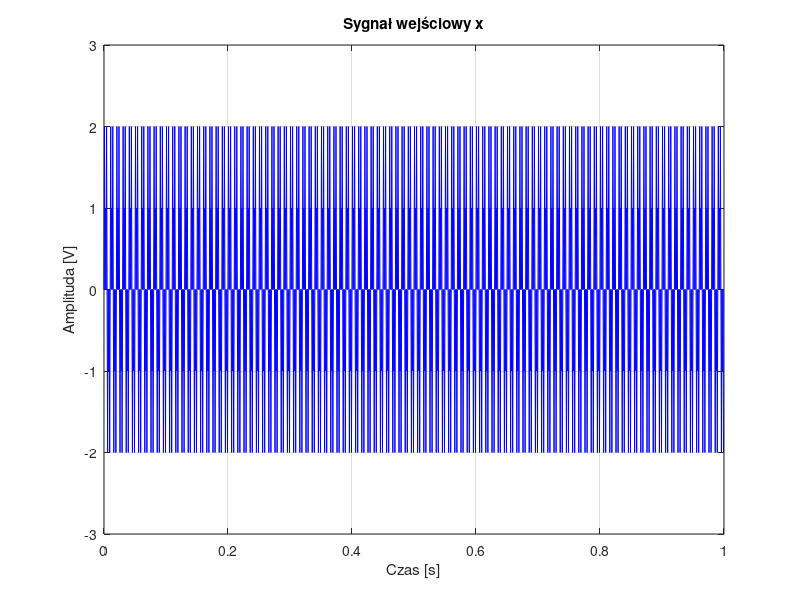
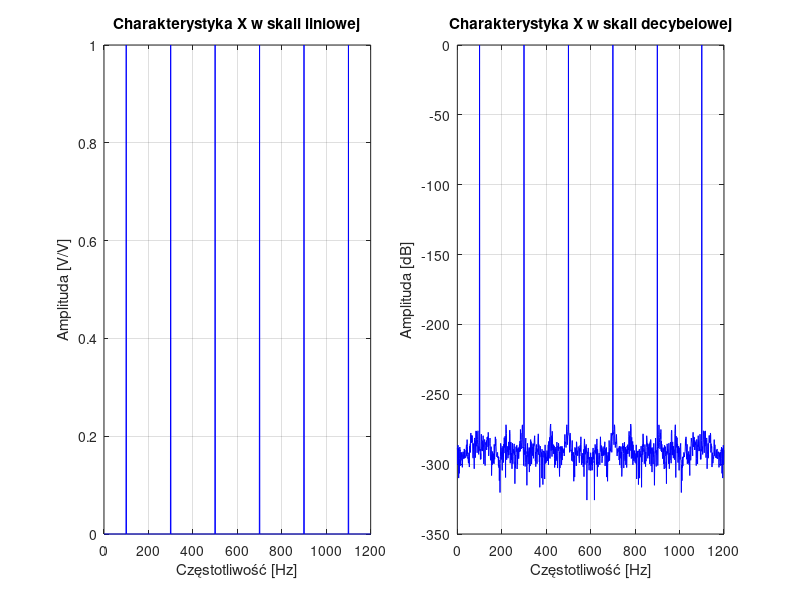
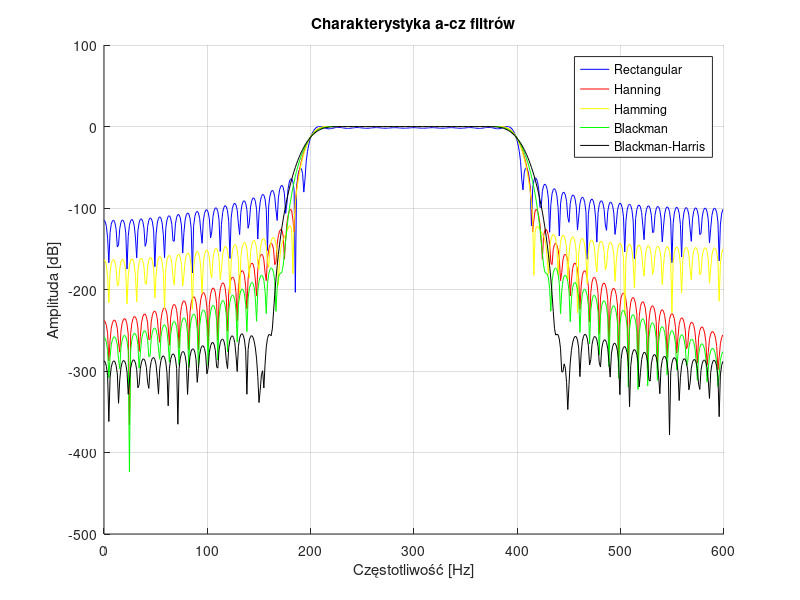
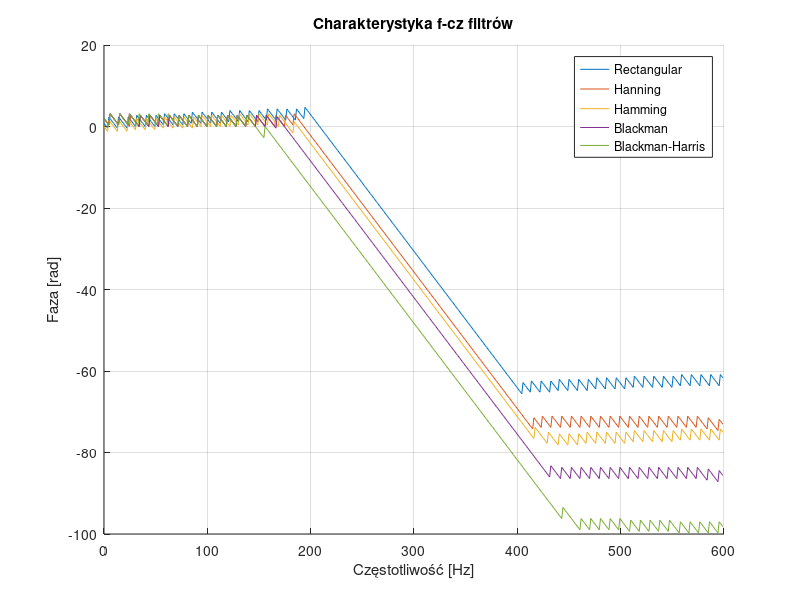

Source code (MATLAB) for these figures, in order:
clc;
% Zadanie 1 - Projektowanie filtrów FIR metodą okien
clear all; close all;

%% Dane
% Częstotliwość próbkowania (f_p) - to liczba próbek sygnału pobieranych w ciągu sekundy. W zadaniu jest to 1200 Hz.
% Szerokość pasma przejściowego (d_f) - to zakres częstotliwości między pasmem przepustowym a zaporowym, tutaj 200 Hz.
% Częstotliwość środkowa pasma przepustowego (f_c) - częstotliwość w centrum pasma, które filtr ma przepuszczać,
% tutaj 300 Hz.

N = 129;        % liczba próbek
fs = 1200;      % czżęstotliwość próbkowania

fp = 200;       % pasmo o szerokości 200Hz
fk = 400;       % częstotliwość środkowa 300Hz

band = [fp fk]/(fs/2);  % pasmo

%% Dane sygnał
L = 1200;
f1 = 100;
f2 = 300;
f3 = 500;

dt = 1/fs;                  % krok próbkowania
T  = L/fs;                  % czas trwania probkowania (1s)

sample = 0:dt:T-dt;         % przedział czasowy próbkowania

df = fs/L;
f  = 0:df:fs-df;

%% Tworzenie sygnału z sumy sinusów

s1 = @(t) sin(2*pi*f1*t);   
s2 = @(t) sin(2*pi*f2*t);
s3 = @(t) sin(2*pi*f3*t);

x = s1(sample) + s2(sample) + s3(sample);

X    = abs(fft(x)/(L/2));
X    = X/max(X);
Xlog = 20*log10(X);

%% Plotowanie sygnału wejściowego

t = dt*(0:L-1);
figure('Name', 'Sygnał wejściowy - suma 3 sygnałów (100Hz, 300Hz, 500Hz)');
set(figure(1),'units','points','position',[0,0,1440,750]);
plot(t, x,'b');
title('Sygnał wejściowy x');
xlabel('Czas [s]');
ylabel('Amplituda [V]');
grid;

figure('Name', 'Charakterystyka a-cz sygnału wejściowego');
set(figure(2),'units','points','position',[0,0,1440,750]);

subplot(1,2,1);
plot(f, abs(X),'b');
title('Charakterystyka X w skali liniowej');
xlabel('Częstotliwość [Hz]');
ylabel('Amplituda [V/V]');
grid;

subplot(1,2,2);
plot(f, Xlog,'b');
title('Charakterystyka X w skali decybelowej');
xlabel('Częstotliwość [Hz]');
ylabel('Amplituda [dB]');
grid;

%% Okna
wRct = rectwin(N);          % Prostokątne
wHan = hann(N);             % Hanning
wHam = hamming(N);          % Hamming
wBlk = blackman(N);         % Blackman
wBlH = blackmanharris(N);   % Blackman-Harris

%% Filtry
bRct = fir1(N-1, band, wRct);
bHan = fir1(N-1, band, wHan);
bHam = fir1(N-1, band, wHam);
bBlk = fir1(N-1, band, wBlk);
bBlH = fir1(N-1, band, wBlH);

% b = fir1(n,Wn,ftype) 
% designs a lowpass, highpass, bandpass, bandstop, or multiband filter,
% depending on the value of ftype and the number of elements of band.

% Odpowiedzi częstotliwościowe
[hRct, wRct] = freqz(bRct, 1, 512, fs);
[hHan, wHan] = freqz(bHan, 1, 512, fs);
[hHam, wHam] = freqz(bHam, 1, 512, fs);
[hBlk, wBlk] = freqz(bBlk, 1, 512, fs);
[hBlH, wBlH] = freqz(bBlH, 1, 512, fs);

% [h,w] = freqz(b,a,n) returns the n-point frequency response vector h 
% and the corresponding angular frequency vector w for the digital filter 
% with transfer function coefficients stored in b and a.

hRct    = hRct/max(hRct);
hlogRct = 20*log(abs(hRct));
hHan    = hHan/max(hHan);
hlogHam = 20*log(abs(hHam));
hHan    = hHan/max(hHan);
hlogHan = 20*log(abs(hHan));
hBlk    = hBlk/max(hBlk);
hlogBlk = 20*log(abs(hBlk));
hBlH    = hBlH/max(hBlH);
hlogBlH = 20*log(abs(hBlH));

%% Charakterystyka a-cz filtrów

figure('Name','Charakterystyka a-cz filtrów');
set(figure(3),'units','points','position',[0,0,1440,750]);
hold on;
plot(wRct, hlogRct,'b');
plot(wHan, hlogHan,'r');
plot(wHam, hlogHam,'y');
plot(wBlk, hlogBlk,'g');
plot(wBlH, hlogBlH,'k');
title('Charakterystyka a-cz filtrów');
legend('Rectangular','Hanning', 'Hamming', 'Blackman', 'Blackman-Harris');
xlabel('Częstotliwość [Hz]');
ylabel('Amplituda [dB]');
grid;
hold off;

%% Charakterystyka f-cz filtrów

pRct = unwrap(angle(hRct));
pHan = unwrap(angle(hHan));
pHam = unwrap(angle(hHam));
pBlk = unwrap(angle(hBlk));
pBlH = unwrap(angle(hBlH));

figure('Name','Charakterystyka f-cz filtrów');
set(figure(4),'units','points','position',[0,0,1440,750]);
hold on;
plot(wRct,pRct);
plot(wHan,pHan);
plot(wHam,pHam);
plot(wBlk,pBlk);
plot(wBlH,pBlH);
title('Charakterystyka f-cz filtrów');
legend('Rectangular','Hanning', 'Hamming', 'Blackman', 'Blackman-Harris');
xlabel('Częstotliwość [Hz]');
ylabel('Faza [rad]');
grid;
hold off;

%% Sygnał wyjściowy
yRct    = filter(bRct, 1, X);
YRct    = abs(fft(yRct)/(L/2));
YRct    = YRct/max(YRct);
YlogRct = 20*log10(YRct);

yHan    = filter(bHan, 1, x);
YHan    = abs(fft(yHan)/(L/2));
Yhan    = YHan/max(YHan);
YlogHan = 20*log10(YHan);

yHam    = filter(bHam, 1, x);
YHam    = abs(fft(yHam)/(L/2));
Yham    = YHam/max(YHam);
YlogHam = 20*log10(YHam);

yBlk    = filter(bBlk, 1, x);
YBlk    = abs(fft(yBlk)/(L/2));
YBlk    = YBlk/max(YBlk);
YlogBlk = 20*log10(YBlk);

yBlH    = filter(bBlH, 1, x);
YBlH    = abs(fft(yBlH)/(L/2));
YBlH    = YBlH/max(YBlH);
YlogBlH = 20*log10(YBlH);

%% Plotowanie sygnału wyjściowego

t = dt*(0:L-1)
figure('Name', 'Sygnał wyjściowy - różne okna');
set(figure(5),'units','points','position',[0,0,1440,750]);
subplot(3,2,1);
hold on;
plot(t, yRct,'b');
title('Sygnał wyjściowy y - Filtr Rectangular');
xlabel('Czas [s]');
ylabel('Amplituda [V]');
subplot(3,2,2);
plot(t, yHan,'r');
title('Sygnał wyjściowy y - Filtr Hanning');
xlabel('Czas [s]');
ylabel('Amplituda [V]');
subplot(3,2,3);
plot(t, yHam,'y');
title('Sygnał wyjściowy y - Filtr Haming');
xlabel('Czas [s]');
ylabel('Amplituda [V]');
subplot(3,2,4);
plot(t, yBlk,'r');
title('Sygnał wyjściowy y - Filtr Blackman');
xlabel('Czas [s]');
ylabel('Amplituda [V]');
subplot(3,2,5);
plot(t, yBlH,'k');
title('Sygnał wyjściowy y - Filtr Blackman-Harris');
xlabel('Czas [s]');
ylabel('Amplituda [V]');
grid;
hold off;

figure('Name', 'Charakterystyka a-cz sygnału wyjściowego');
set(figure(6),'units','points','position',[0,0,1440,750]);

subplot(1,2,1);
hold on;
plot(f, abs(YRct),'b');
plot(f, abs(YHan),'r');
plot(f, abs(YHam),'y');
plot(f, abs(YBlk),'p');
plot(f, abs(YBlH),'k');
title('Charakterystyka Y w skali liniowej');
legend('Rectangular','Hanning', 'Hamming', 'Blackman', 'Blackman-Harris');
xlabel('Częstotliwość [Hz]');
ylabel('Amplituda [V/V]');
grid;
hold off;

subplot(1,2,2);
hold on;
plot(f, YlogRct,'b');
plot(f, YlogHan,'r');
plot(f, YlogHam,'y');
plot(f, YlogBlk,'p');
plot(f, YlogBlH,'k');
title('Charakterystyka Y w skali decybelowej');
legend('Rectangular','Hanning', 'Hamming', 'Blackman', 'Blackman-Harris');
xlabel('Częstotliwość [Hz]');
ylabel('Amplituda [dB]');
grid;
hold off;

% Obliczanie poziomu tłumienia w paśmie zaporowym

% Pasmo zaporowe (stopband) - częstotliwości od fk do fs/2 (znormalizowane)
stopband = [fk fs]/(fs/2);

% Wartości tłumienia w paśmie zaporowym
tulRct = max(hlogRct(wRct >= stopband(1) & wRct <= stopband(2)));
tulHam = max(hlogHam(wHam >= stopband(1) & wHam <= stopband(2)));
tulHan = max(hlogHan(wHan >= stopband(1) & wHan <= stopband(2)));
tulBlk = max(hlogBlk(wBlk >= stopband(1) & wBlk <= stopband(2)));
tulBlH = max(hlogBlH(wBlH >= stopband(1) & wBlH <= stopband(2)));

fprintf('Poziom tłumienia w paśmie zaporowym:\n');
fprintf('Rectangular: %.2f dB\n', tulRct);
fprintf('Hamming: %.2f dB\n', tulHam);
fprintf('Hanning: %.2f dB\n', tulHan);
fprintf('Blackman: %.2f dB\n', tulBlk);
fprintf('Blackman-Harris: %.2f dB\n', tulBlH);


% Ogólny wstęp:
% 
% 1. Filtry FIR (Finite Impulse Response)
% Filtry FIR są jednym z dwóch głównych typów filtrów cyfrowych (drugim są filtry IIR - Infinite Impulse Response).
% Charakteryzują się tym, że ich odpowiedź impulsowa ma skończoną długość, czyli po podaniu impulsu,
% filtr reaguje tylko przez ograniczony czas.
% Odpowiedź impulsowa - to reakcja filtra na sygnał wejściowy,
% który ma wartość jedynie w jednym punkcie czasowym (jest to delta Diraca).
% 2. Projektowanie metodą okien
% Metoda okien jest techniką używaną do projektowania filtrów FIR.
% Polega na przemnożeniu idealnej odpowiedzi impulsowej przez funkcję okna, co zmniejsza niepożądane efekty,
% takie jak tzw. „przecieki” czy „oscylacje Gibbsa”.

% 4. Typy okien
% Prostokątne - najprostsze okno, które jest funkcją jednostkową; daje najostrzejsze przejście między pasmami,
% ale największe oscylacje Gibbsa.
% Hanninga i Hamminga - okna mające na celu zredukowanie oscylacji Gibbsa kosztem szerokości pasma przejściowego.
% Blackmana i Blackmana-Harrisa - bardziej złożone okna,
% które pozwalają na jeszcze lepszą redukcję bocznych płatów widma kosztem pasma przejściowego.
% 6. Długość filtra
% N - liczba próbek w odpowiedzi impulsowej, czyli długość filtra. W zadaniu przyjmuje się długość 128 lub 129 próbek.
% 7. Projektowanie i analiza sygnału
% Zaprojektujesz filtr pasmowoprzepustowy i przeanalizujesz jego właściwości,
% wykonując zadania takie jak porównanie charakterystyk i narysowanie widma sygnału przed i po filtracji.


% Analiza wykresów:
% 
% Sygnał wejściowy
% Figure 1 pokazuje sygnał wejściowy w dziedzinie czasu, złożony z sumy trzech różnych częstotliwości sinusoidalnych. 
% To ciągły sygnał oscylujący, który jest typowy dla złożonego sygnału sinusoidalnego.
% 
% Charakterystyki amplitudowo-częstotliwościowe sygnału wejściowego
% Figure 2 zawiera dwa wykresy:
% 
% Lewy wykres pokazuje charakterystykę amplitudowo-częstotliwościową sygnału wejściowego w skali liniowej. 
% Można zauważyć trzy główne piky, które odpowiadają trzem częstotliwościom sygnałów sinusoidalnych użytych 
% do stworzenia sygnału wejściowego (100 Hz, 300 Hz, 500 Hz).
% Prawy wykres to ta sama charakterystyka w skali decybelowej. Piki są wyraźnie widoczne, 
% ale występuje dużo "szumu" wokół, co może wskazywać na to, że potrzebna jest większa rozdzielczość przy 
% obliczaniu transformacji Fouriera lub na nieidealności w danych sygnału.
% Charakterystyki filtrów
% Figure 3 pokazuje charakterystykę amplitudowo-częstotliwościową zaprojektowanych filtrów. 
% Każdy kolor reprezentuje inne okno. Można tu zobaczyć, 
% jak różne okna wpływają na przepuszczalność filtru w różnych częstotliwościach. 
% Charakterystyki filtrów pokazują, że wszystkie dobrze tłumią częstotliwości poza pasmem przepustowym, 
% ale różnią się w stromości zboczy oraz poziomie tłumienia w pasmie zaporowym.
% 
% Figure 4 to charakterystyka fazowo-częstotliwościowa filtrów. 
% Prezentuje ona zmianę fazy sygnału przechodzącego przez filtr w zależności od częstotliwości. 
% Idealnie liniowy przebieg fazy oznaczałby, że wszystkie częstotliwości są opóźnione o ten sam czas; 
% nieliniowości mogą powodować zniekształcenia sygnału.
% 
% Charakterystyki sygnału wyjściowego
% Figure 5 zawiera wykresy przedstawiające sygnał po przejściu przez filtry.
% 
% Lewy wykres pokazuje charakterystykę amplitudową w skali liniowej, gdzie widać, jak filtracja wpłynęła na sygnał. 
% Każdy filtr różnie wpływa na sygnał, 
% co jest widoczne w postaci różnych poziomów tłumienia dla poszczególnych częstotliwości.
% Prawy wykres pokazuje tę samą charakterystykę w skali decybelowej, gdzie można zauważyć, że po filtracji, 
% sygnał został znacząco zmieniony.
% Figure 6 to sygnał wyjściowy w dziedzinie czasu. 
% Wyraźne są transjenty (przejściowe zakłócenia sygnału) na początku i na końcu, które są typowe dla filtracji FIR. 
% Główne części sygnału wydają się być dobrze odfiltrowane, z widocznymi pikami tam, 
% gdzie spodziewamy się częstotliwości składowych sygnału.
% 
% Podsumowanie analizy
% Na podstawie tych wykresów możemy wnioskować, że różne okna mają różny wpływ na charakterystyki filtrów, 
% co prowadzi do różnych efektów na sygnał wyjściowy. Wykresy pozwalają na porównanie, 
% jak każde okno wpływa na filtrację sygnału, 
% umożliwiając wybór najodpowiedniejszego filtra w zależności od wymagań zastosowania. Na przykład, 
% okno Blackmana-Harrisa pokazuje bardzo małe oscylacje boczne (tłumienie poza pasmem przepustowym), 
% ale w zamian ma szerokie pasmo przejściowe, co jest widoczne na charakterystykach amplitudowych.